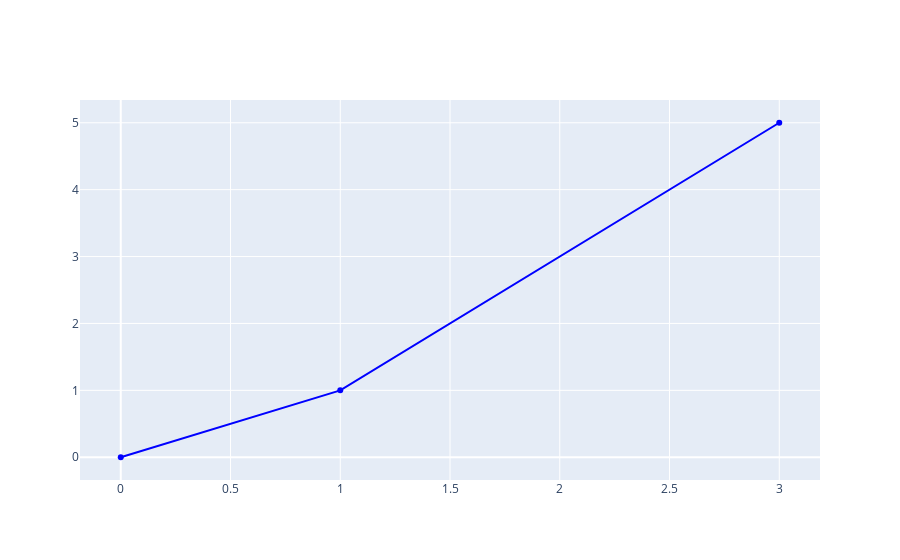

Source (notebook cell):
### Code cell
data[0]['line']['color']='blue' # Update line colour by editing dictionary
pltly.iplot(data) # Plot data
data

### Figure 1 — Plotly figure (JSON) as saved in the notebook; plotly's stock layout.template omitted (floating-point values rounded to 4 significant figures)
{"data": [{"line": {"color": "blue"}, "type": "scatter", "x": [0, 1, 3], "y": [0, 1, 5]}], "layout": {}}
